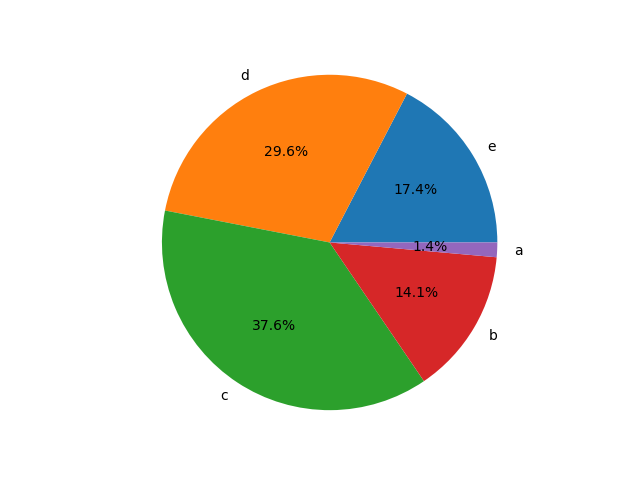

This figure's Python source:
import matplotlib.pyplot as plt
import pandas as pd

# Read the CSV file
data = pd.read_csv('myfile.csv')

# Assuming column A contains the categories and column B contains the values
categories = data['A']
values = data['B']

# Create the pie chart
fig, ax = plt.subplots()
ax.pie(values, labels=categories, autopct='%1.1f%%')
ax.axis('equal')  # Equal aspect ratio ensures that pie is drawn as a circle.
plt.show()
